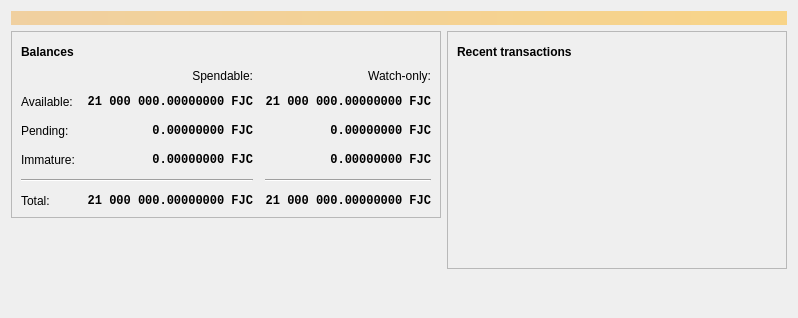
<?xml version="1.0" encoding="UTF-8"?>
<ui version="4.0">
 <class>OverviewPage</class>
 <widget class="QWidget" name="OverviewPage">
  <property name="geometry">
   <rect>
    <x>0</x>
    <y>0</y>
    <width>798</width>
    <height>318</height>
   </rect>
  </property>
  <property name="windowTitle">
   <string>Form</string>
  </property>
  <layout class="QVBoxLayout" name="topLayout">
   <item>
    <widget class="QLabel" name="labelAlerts">
     <property name="visible">
      <bool>false</bool>
     </property>
     <property name="styleSheet">
      <string notr="true">QLabel { background-color: qlineargradient(x1: 0, y1: 0, x2: 1, y2: 0, stop:0 #F0D0A0, stop:1 #F8D488); color:#000000; }</string>
     </property>
     <property name="wordWrap">
      <bool>true</bool>
     </property>
     <property name="margin">
      <number>3</number>
     </property>
     <property name="textInteractionFlags">
      <set>Qt::TextSelectableByMouse</set>
     </property>
    </widget>
   </item>
   <item>
    <layout class="QHBoxLayout" name="horizontalLayout" stretch="1,1">
     <item>
      <layout class="QVBoxLayout" name="verticalLayout_2">
       <item>
        <widget class="QFrame" name="frame">
         <property name="frameShape">
          <enum>QFrame::StyledPanel</enum>
         </property>
         <property name="frameShadow">
          <enum>QFrame::Raised</enum>
         </property>
         <layout class="QVBoxLayout" name="verticalLayout_4">
          <item>
           <layout class="QHBoxLayout" name="horizontalLayout_4">
            <item>
             <widget class="QLabel" name="label_5">
              <property name="font">
               <font>
                <weight>75</weight>
                <bold>true</bold>
               </font>
              </property>
              <property name="text">
               <string>Balances</string>
              </property>
             </widget>
            </item>
            <item>
             <widget class="QPushButton" name="labelWalletStatus">
              <property name="enabled">
               <bool>true</bool>
              </property>
              <property name="maximumSize">
               <size>
                <width>30</width>
                <height>16777215</height>
               </size>
              </property>
              <property name="toolTip">
               <string>The displayed information may be out of date. Your wallet automatically synchronizes with the Fujicoin network after a connection is established, but this process has not completed yet.</string>
              </property>
              <property name="text">
               <string/>
              </property>
              <property name="icon">
               <iconset resource="../fujicoin.qrc">
                <normaloff>:/icons/warning</normaloff>
                <disabledoff>:/icons/warning</disabledoff>:/icons/warning</iconset>
              </property>
              <property name="iconSize">
               <size>
                <width>24</width>
                <height>24</height>
               </size>
              </property>
              <property name="flat">
               <bool>true</bool>
              </property>
             </widget>
            </item>
            <item>
             <spacer name="horizontalSpacer_3">
              <property name="orientation">
               <enum>Qt::Horizontal</enum>
              </property>
              <property name="sizeHint" stdset="0">
               <size>
                <width>40</width>
                <height>20</height>
               </size>
              </property>
             </spacer>
            </item>
           </layout>
          </item>
          <item>
           <layout class="QGridLayout" name="gridLayout">
            <property name="spacing">
             <number>12</number>
            </property>
            <item row="2" column="2">
             <widget class="QLabel" name="labelWatchPending">
              <property name="font">
               <font>
                <family>Monospace</family>
                <weight>75</weight>
                <bold>true</bold>
               </font>
              </property>
              <property name="cursor">
               <cursorShape>IBeamCursor</cursorShape>
              </property>
              <property name="toolTip">
               <string>Unconfirmed transactions to watch-only addresses</string>
              </property>
              <property name="text">
               <string notr="true">0.00000000 FJC</string>
              </property>
              <property name="alignment">
               <set>Qt::AlignRight|Qt::AlignTrailing|Qt::AlignVCenter</set>
              </property>
              <property name="textInteractionFlags">
               <set>Qt::LinksAccessibleByMouse|Qt::TextSelectableByKeyboard|Qt::TextSelectableByMouse</set>
              </property>
             </widget>
            </item>
            <item row="2" column="1">
             <widget class="QLabel" name="labelUnconfirmed">
              <property name="font">
               <font>
                <family>Monospace</family>
                <weight>75</weight>
                <bold>true</bold>
               </font>
              </property>
              <property name="cursor">
               <cursorShape>IBeamCursor</cursorShape>
              </property>
              <property name="toolTip">
               <string>Total of transactions that have yet to be confirmed, and do not yet count toward the spendable balance</string>
              </property>
              <property name="text">
               <string notr="true">0.00000000 FJC</string>
              </property>
              <property name="alignment">
               <set>Qt::AlignRight|Qt::AlignTrailing|Qt::AlignVCenter</set>
              </property>
              <property name="textInteractionFlags">
               <set>Qt::LinksAccessibleByMouse|Qt::TextSelectableByKeyboard|Qt::TextSelectableByMouse</set>
              </property>
             </widget>
            </item>
            <item row="3" column="2">
             <widget class="QLabel" name="labelWatchImmature">
              <property name="font">
               <font>
                <family>Monospace</family>
                <weight>75</weight>
                <bold>true</bold>
               </font>
              </property>
              <property name="cursor">
               <cursorShape>IBeamCursor</cursorShape>
              </property>
              <property name="toolTip">
               <string>Mined balance in watch-only addresses that has not yet matured</string>
              </property>
              <property name="text">
               <string notr="true">0.00000000 FJC</string>
              </property>
              <property name="alignment">
               <set>Qt::AlignRight|Qt::AlignTrailing|Qt::AlignVCenter</set>
              </property>
              <property name="textInteractionFlags">
               <set>Qt::LinksAccessibleByMouse|Qt::TextSelectableByKeyboard|Qt::TextSelectableByMouse</set>
              </property>
             </widget>
            </item>
            <item row="4" column="0" colspan="2">
             <widget class="Line" name="line">
              <property name="orientation">
               <enum>Qt::Horizontal</enum>
              </property>
             </widget>
            </item>
            <item row="4" column="2">
             <widget class="Line" name="lineWatchBalance">
              <property name="sizePolicy">
               <sizepolicy hsizetype="Preferred" vsizetype="Fixed">
                <horstretch>0</horstretch>
                <verstretch>0</verstretch>
               </sizepolicy>
              </property>
              <property name="minimumSize">
               <size>
                <width>140</width>
                <height>0</height>
               </size>
              </property>
              <property name="orientation">
               <enum>Qt::Horizontal</enum>
              </property>
             </widget>
            </item>
            <item row="5" column="0">
             <widget class="QLabel" name="labelTotalText">
              <property name="text">
               <string>Total:</string>
              </property>
             </widget>
            </item>
            <item row="3" column="1">
             <widget class="QLabel" name="labelImmature">
              <property name="font">
               <font>
                <family>Monospace</family>
                <weight>75</weight>
                <bold>true</bold>
               </font>
              </property>
              <property name="cursor">
               <cursorShape>IBeamCursor</cursorShape>
              </property>
              <property name="toolTip">
               <string>Mined balance that has not yet matured</string>
              </property>
              <property name="text">
               <string notr="true">0.00000000 FJC</string>
              </property>
              <property name="alignment">
               <set>Qt::AlignRight|Qt::AlignTrailing|Qt::AlignVCenter</set>
              </property>
              <property name="textInteractionFlags">
               <set>Qt::LinksAccessibleByMouse|Qt::TextSelectableByKeyboard|Qt::TextSelectableByMouse</set>
              </property>
             </widget>
            </item>
            <item row="2" column="3">
             <spacer name="horizontalSpacer_2">
              <property name="orientation">
               <enum>Qt::Horizontal</enum>
              </property>
              <property name="sizeHint" stdset="0">
               <size>
                <width>40</width>
                <height>20</height>
               </size>
              </property>
             </spacer>
            </item>
            <item row="3" column="0">
             <widget class="QLabel" name="labelImmatureText">
              <property name="text">
               <string>Immature:</string>
              </property>
             </widget>
            </item>
            <item row="5" column="1">
             <widget class="QLabel" name="labelTotal">
              <property name="font">
               <font>
                <family>Monospace</family>
                <weight>75</weight>
                <bold>true</bold>
               </font>
              </property>
              <property name="cursor">
               <cursorShape>IBeamCursor</cursorShape>
              </property>
              <property name="toolTip">
               <string>Your current total balance</string>
              </property>
              <property name="text">
               <string notr="true">21 000 000.00000000 FJC</string>
              </property>
              <property name="alignment">
               <set>Qt::AlignRight|Qt::AlignTrailing|Qt::AlignVCenter</set>
              </property>
              <property name="textInteractionFlags">
               <set>Qt::LinksAccessibleByMouse|Qt::TextSelectableByKeyboard|Qt::TextSelectableByMouse</set>
              </property>
             </widget>
            </item>
            <item row="5" column="2">
             <widget class="QLabel" name="labelWatchTotal">
              <property name="font">
               <font>
                <family>Monospace</family>
                <weight>75</weight>
                <bold>true</bold>
               </font>
              </property>
              <property name="cursor">
               <cursorShape>IBeamCursor</cursorShape>
              </property>
              <property name="toolTip">
               <string>Current total balance in watch-only addresses</string>
              </property>
              <property name="text">
               <string notr="true">21 000 000.00000000 FJC</string>
              </property>
              <property name="alignment">
               <set>Qt::AlignRight|Qt::AlignTrailing|Qt::AlignVCenter</set>
              </property>
              <property name="textInteractionFlags">
               <set>Qt::LinksAccessibleByMouse|Qt::TextSelectableByKeyboard|Qt::TextSelectableByMouse</set>
              </property>
             </widget>
            </item>
            <item row="0" column="2">
             <widget class="QLabel" name="labelWatchonly">
              <property name="text">
               <string>Watch-only:</string>
              </property>
              <property name="alignment">
               <set>Qt::AlignRight|Qt::AlignTrailing|Qt::AlignVCenter</set>
              </property>
             </widget>
            </item>
            <item row="1" column="0">
             <widget class="QLabel" name="labelBalanceText">
              <property name="text">
               <string>Available:</string>
              </property>
             </widget>
            </item>
            <item row="1" column="1">
             <widget class="QLabel" name="labelBalance">
              <property name="font">
               <font>
                <family>Monospace</family>
                <weight>75</weight>
                <bold>true</bold>
               </font>
              </property>
              <property name="cursor">
               <cursorShape>IBeamCursor</cursorShape>
              </property>
              <property name="toolTip">
               <string>Your current spendable balance</string>
              </property>
              <property name="text">
               <string notr="true">21 000 000.00000000 FJC</string>
              </property>
              <property name="alignment">
               <set>Qt::AlignRight|Qt::AlignTrailing|Qt::AlignVCenter</set>
              </property>
              <property name="textInteractionFlags">
               <set>Qt::LinksAccessibleByMouse|Qt::TextSelectableByKeyboard|Qt::TextSelectableByMouse</set>
              </property>
             </widget>
            </item>
            <item row="1" column="2">
             <widget class="QLabel" name="labelWatchAvailable">
              <property name="font">
               <font>
                <family>Monospace</family>
                <weight>75</weight>
                <bold>true</bold>
               </font>
              </property>
              <property name="cursor">
               <cursorShape>IBeamCursor</cursorShape>
              </property>
              <property name="toolTip">
               <string>Your current balance in watch-only addresses</string>
              </property>
              <property name="text">
               <string notr="true">21 000 000.00000000 FJC</string>
              </property>
              <property name="alignment">
               <set>Qt::AlignRight|Qt::AlignTrailing|Qt::AlignVCenter</set>
              </property>
              <property name="textInteractionFlags">
               <set>Qt::LinksAccessibleByMouse|Qt::TextSelectableByKeyboard|Qt::TextSelectableByMouse</set>
              </property>
             </widget>
            </item>
            <item row="2" column="0">
             <widget class="QLabel" name="labelPendingText">
              <property name="text">
               <string>Pending:</string>
              </property>
             </widget>
            </item>
            <item row="0" column="1">
             <widget class="QLabel" name="labelSpendable">
              <property name="text">
               <string>Spendable:</string>
              </property>
              <property name="alignment">
               <set>Qt::AlignRight|Qt::AlignTrailing|Qt::AlignVCenter</set>
              </property>
             </widget>
            </item>
           </layout>
          </item>
         </layout>
        </widget>
       </item>
       <item>
        <spacer name="verticalSpacer">
         <property name="orientation">
          <enum>Qt::Vertical</enum>
         </property>
         <property name="sizeHint" stdset="0">
          <size>
           <width>20</width>
           <height>40</height>
          </size>
         </property>
        </spacer>
       </item>
      </layout>
     </item>
     <item>
      <layout class="QVBoxLayout" name="verticalLayout_3">
       <item>
        <widget class="QFrame" name="frame_2">
         <property name="frameShape">
          <enum>QFrame::StyledPanel</enum>
         </property>
         <property name="frameShadow">
          <enum>QFrame::Raised</enum>
         </property>
         <layout class="QVBoxLayout" name="verticalLayout">
          <item>
           <layout class="QHBoxLayout" name="horizontalLayout_2">
            <item>
             <widget class="QLabel" name="label_4">
              <property name="font">
               <font>
                <weight>75</weight>
                <bold>true</bold>
               </font>
              </property>
              <property name="text">
               <string>Recent transactions</string>
              </property>
             </widget>
            </item>
            <item>
             <widget class="QPushButton" name="labelTransactionsStatus">
              <property name="enabled">
               <bool>true</bool>
              </property>
              <property name="maximumSize">
               <size>
                <width>30</width>
                <height>16777215</height>
               </size>
              </property>
              <property name="toolTip">
               <string>The displayed information may be out of date. Your wallet automatically synchronizes with the Fujicoin network after a connection is established, but this process has not completed yet.</string>
              </property>
              <property name="text">
               <string/>
              </property>
              <property name="icon">
               <iconset resource="../fujicoin.qrc">
                <normaloff>:/icons/warning</normaloff>
                <disabledoff>:/icons/warning</disabledoff>:/icons/warning</iconset>
              </property>
              <property name="iconSize">
               <size>
                <width>24</width>
                <height>24</height>
               </size>
              </property>
              <property name="flat">
               <bool>true</bool>
              </property>
             </widget>
            </item>
            <item>
             <spacer name="horizontalSpacer">
              <property name="orientation">
               <enum>Qt::Horizontal</enum>
              </property>
              <property name="sizeHint" stdset="0">
               <size>
                <width>40</width>
                <height>20</height>
               </size>
              </property>
             </spacer>
            </item>
           </layout>
          </item>
          <item>
           <widget class="QListView" name="listTransactions">
            <property name="styleSheet">
             <string notr="true">QListView { background: transparent; }</string>
            </property>
            <property name="frameShape">
             <enum>QFrame::NoFrame</enum>
            </property>
            <property name="verticalScrollBarPolicy">
             <enum>Qt::ScrollBarAlwaysOff</enum>
            </property>
            <property name="horizontalScrollBarPolicy">
             <enum>Qt::ScrollBarAlwaysOff</enum>
            </property>
            <property name="selectionMode">
             <enum>QAbstractItemView::NoSelection</enum>
            </property>
           </widget>
          </item>
         </layout>
        </widget>
       </item>
       <item>
        <spacer name="verticalSpacer_2">
         <property name="orientation">
          <enum>Qt::Vertical</enum>
         </property>
         <property name="sizeHint" stdset="0">
          <size>
           <width>20</width>
           <height>40</height>
          </size>
         </property>
        </spacer>
       </item>
      </layout>
     </item>
    </layout>
   </item>
  </layout>
 </widget>
 <resources/>
 <connections/>
</ui>
